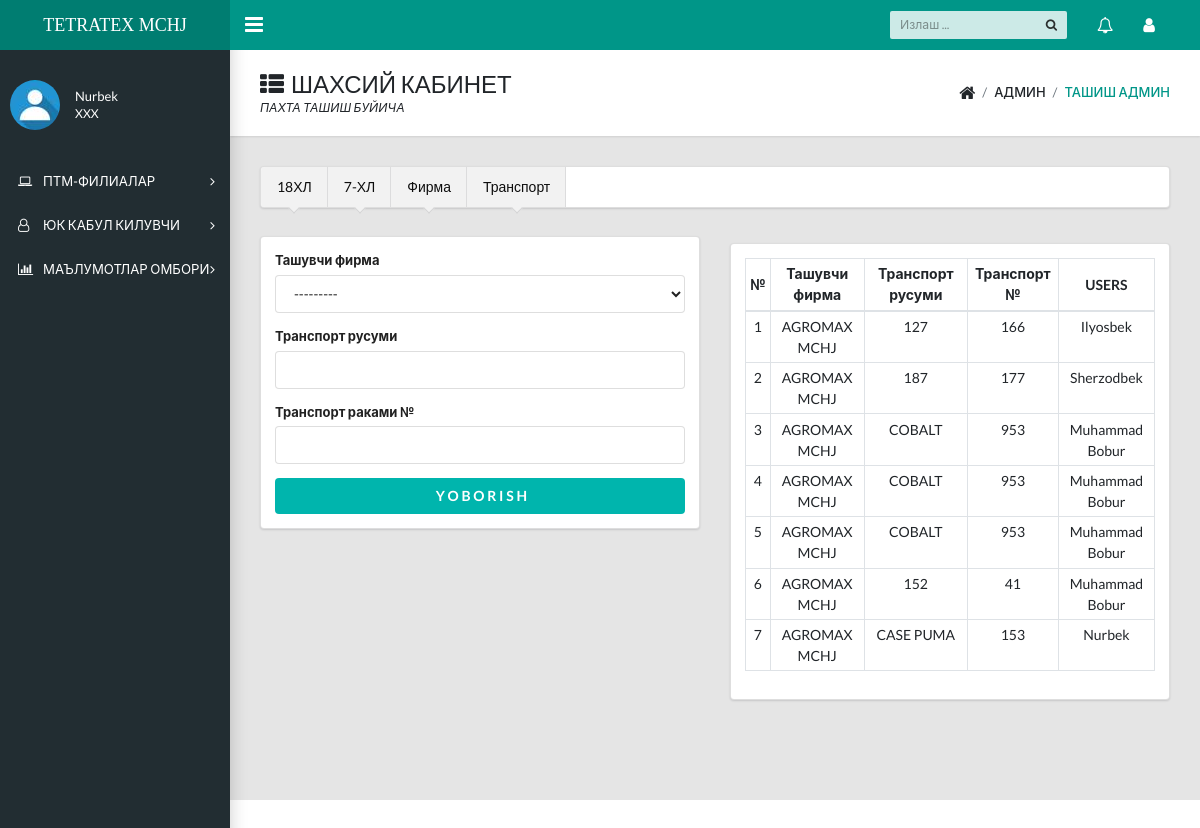
/home/transport/ (signed in), run on the app's committed database.
### login/models.py (models this page shows, shortened)
class Profile(models.Model):
    user=models.OneToOneField(User,on_delete=models.CASCADE)
    first_name= models.CharField(max_length=30)
    last_name=models.CharField(max_length=30)
    pic=models.ImageField(upload_to='img',blank=True,null=True,default='default/default.jpg')
    pic_thumbnail=models.ImageField(upload_to='img',blank=True,null=True,default='default/thumbnail.jpg')

### tash/models.py (models this page shows, shortened)
class Transport(models.Model):
    firma=models.ForeignKey('Firma',on_delete=models.PROTECT,verbose_name='Фирма')
    rusum=models.CharField(max_length=20,verbose_name='Транспорт маркаси')
    tr_num=models.CharField(max_length=20,verbose_name='Транспорт раками')
    user=models.ForeignKey(User,on_delete=models.SET_NULL,null=True)
    class Meta:
        verbose_name_plural = "Т/Р руйхатдан утказиш"

### tash/views.py (the view, shortened to what this page needs)
# urls.py: path('transport/',truck, name="truck"),
def truck(request):
    form=TruckForm()
    user=request.user.profile
    truck=Transport.objects.values('firma__name','rusum','tr_num','user__first_name').order_by('-id')[0:15]
    context={'user':user,"form":form,"truck":truck}
    return render(request,'forms/truck.html',context)

### tash/forms.py
class TruckForm(forms.ModelForm):
    class Meta:
        model=Transport
        fields=('firma','rusum','tr_num')

### tash/models.py (called while the page is built)
    def __str__(self):
        return str(self.name)

### templates/forms/truck.html
{% extends 'docs/dashboard.html' %}
{% block content %}
<main class="app-content">
    <div class="app-title">
        <div>
        <h1><i class="fa fa-th-list pr-2"></i>ШАХСИЙ КАБИНЕТ</h1>
        <p>ПАХТА ТАШИШ БУЙИЧА </p>
        </div>
        <ul class="app-breadcrumb breadcrumb side">
            <li class="breadcrumb-item"><i class="fa fa-home fa-lg"></i></li>
            <li class="breadcrumb-item">АДМИН</li>
            <li class="breadcrumb-item active"><a href="#">ТАШИШ АДМИН</a></li>
        </ul>
    </div>
    {% include 'forms/navs.html' %}
    <div class="row">
        <div class="col-lg-6 col-sm-12">
            {% include 'forms/truck-inc.html' %}
        </div>
        <div class="d-none d-sm-block d-md-none d-lg-block pt-4 col-6">
            {% include 'forms/truck-table.html' %}
        </div>
    </div>
</main>
{% endblock %}

### templates/docs/dashboard.html (shortened to what this page needs)
{% load static %}
<!DOCTYPE html>
<html lang="en">
  <head>
    <link rel="stylesheet" href="https://cdnjs.cloudflare.com/ajax/libs/semantic-ui/2.5.0/semantic.min.css" />
    <link rel="stylesheet" type="text/css" href="{% static 'css/main.css' %}">
    <link rel="stylesheet" type="text/css" href="https://maxcdn.bootstrapcdn.com/font-awesome/4.7.0/css/font-awesome.min.css">
  </head>
  <body class="app sidebar-mini">
    <header class="app-header"><a class="app-header__logo" href="{% url 'home' %}">TETRATEX MCHJ</a>
      <a class="app-sidebar__toggle" href="#" data-toggle="sidebar" aria-label="Hide Sidebar"></a>
      <ul class="app-nav">
        <li class="app-search">
          <input class="app-search__input" type="search" placeholder="Излаш ...">
          <button class="app-search__button"><i class="fa fa-search"></i></button>
        </li>
        <li class="dropdown"><a class="app-nav__item" href="#" data-toggle="dropdown" aria-label="Show notifications"><i class="fa fa-bell-o fa-lg"></i></a>
        </li>
        <li class="dropdown"><a class="app-nav__item" href="#" data-toggle="dropdown" aria-label="Open Profile Menu"><i class="fa fa-user fa-lg"></i></a>
        </li>
      </ul>
    </header>
    <aside class="app-sidebar">
      <div class="app-sidebar__user"><img class="app-sidebar__user-avatar" src="{{user.pic_thumbnail.url}}" alt="User Image">
        <div>
          <p class="app-sidebar__user-name">{{user.first_name}}
          <p class="app-sidebar__user-designation">{{user.last_name}}</p>
        </div>
      </div>
      <ul class="app-menu">
        <li class="treeview"><a class="app-menu__item" href="#" data-toggle="treeview"><i class="app-menu__icon fa fa-laptop"></i><span class="app-menu__label">ПТМ-ФИЛИАЛАР</span><i class="treeview-indicator fa fa-angle-right"></i></a>
        </li>
        <li class="treeview"><a class="app-menu__item" href="#" data-toggle="treeview"><i class="app-menu__icon fa fa-user-o"></i><span class="app-menu__label">ЮК КАБУЛ КИЛУВЧИ</span><i class="treeview-indicator fa fa-angle-right"></i></a>
        </li>
        <li class="treeview"><a class="app-menu__item" href="#" data-toggle="treeview"><i class="app-menu__icon fa fa-bar-chart"></i><span class="app-menu__label">МАЪЛУМОТЛАР ОМБОРИ</span><i class="treeview-indicator fa fa-angle-right"></i></a>
        </li>
      </ul>
    </aside>
    {% block content %}
    {% endblock %}
  </body>
</html>

### templates/forms/truck-table.html
<div class="ui form segment">
<table class="table table-sm table-bordered text-center inverted teal">
    <thead>
      <tr>
        <th class="align-middle" scope="col">№</th>
        <th class="align-middle" scope="col">Ташувчи фирма</th>
        <th class="align-middle" scope="col">Транспорт русуми</th>
        <th class="align-middle" scope="col">Транспорт №</th>
        <th class="align-middle" scope="col">USERS</th>
      </tr>
    </thead>
    <tbody>
    {% for i in truck %}
        <tr>
            <td>{{forloop.counter}}</td>
            <td>{{i.firma__name}}</td>
            <td>{{i.rusum}}</td>
            <td>{{i.tr_num}}</td>
            <td>{{i.user__first_name}}</td>
        </tr>
    {% endfor %}
    </tbody>
  </table>
</div>

### data on the page
Profile: pic_thumbnail (picture), first_name "Nurbek", last_name "XXX"
Transport: firma__name "AGROMAX MCHJ", rusum "CASE PUMA", tr_num "153", user__first_name "Nurbek"

### other printed values
{{ i.firma__name }} "AGROMAX MCHJ" "AGROMAX MCHJ" "AGROMAX MCHJ" "AGROMAX MCHJ" "AGROMAX MCHJ" "AGROMAX MCHJ"
{{ i.rusum }} "127" "187" "COBALT" "COBALT" "COBALT" "152"
{{ i.tr_num }} "166" "177" "953" "953" "953" "41"
{{ i.user__first_name }} "Ilyosbek" "Sherzodbek" "Muhammad Bobur" "Muhammad Bobur" "Muhammad Bobur" "Muhammad Bobur"
